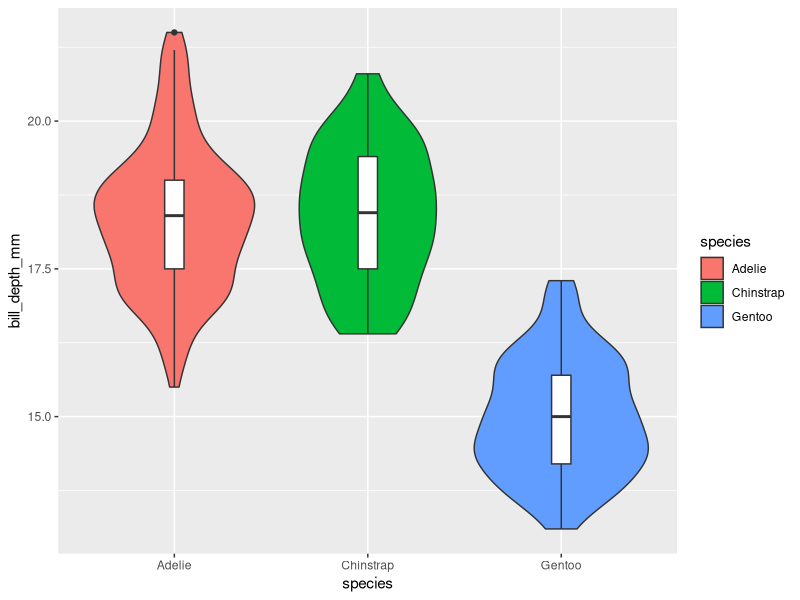
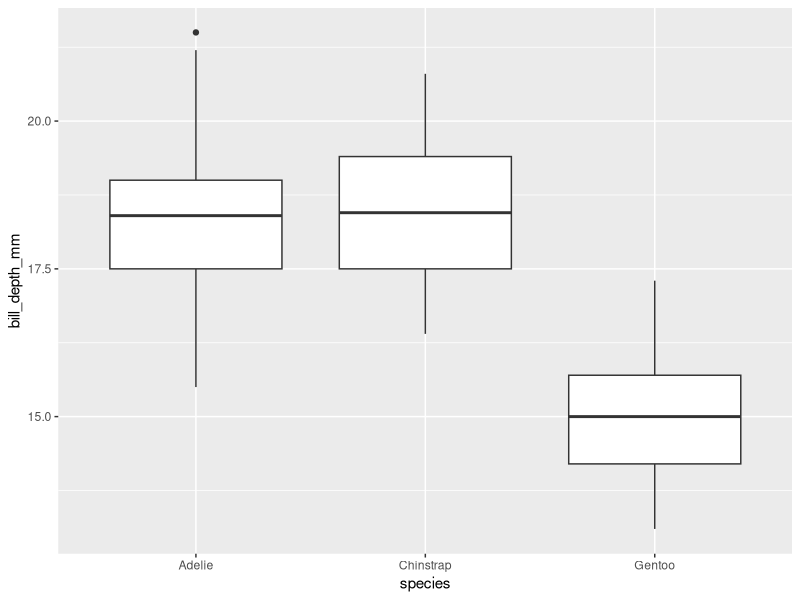
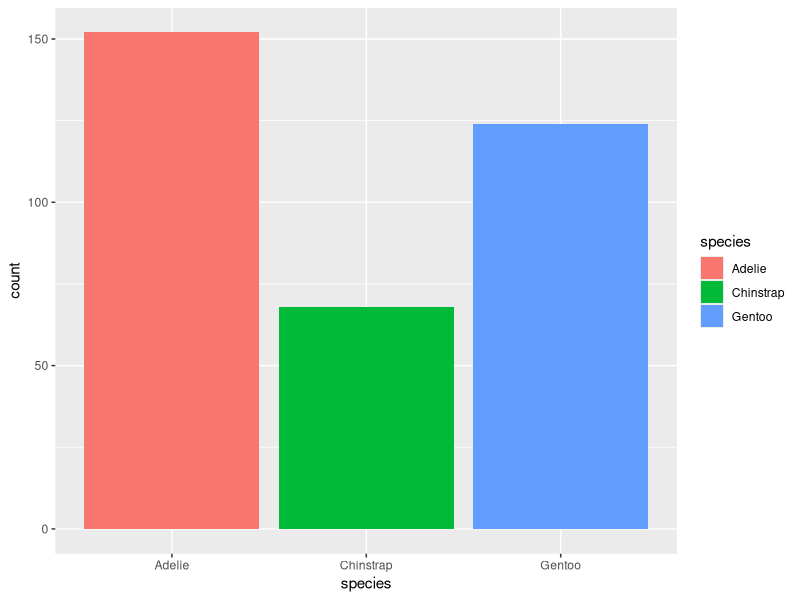
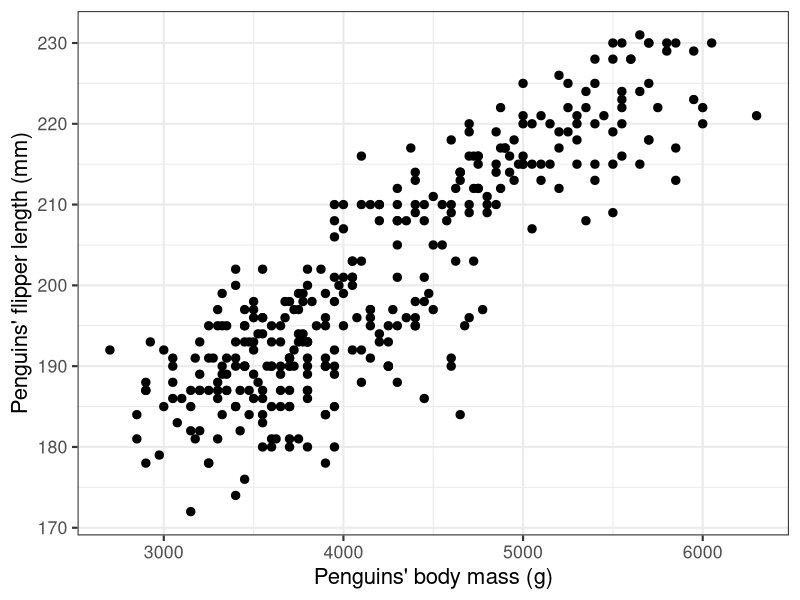
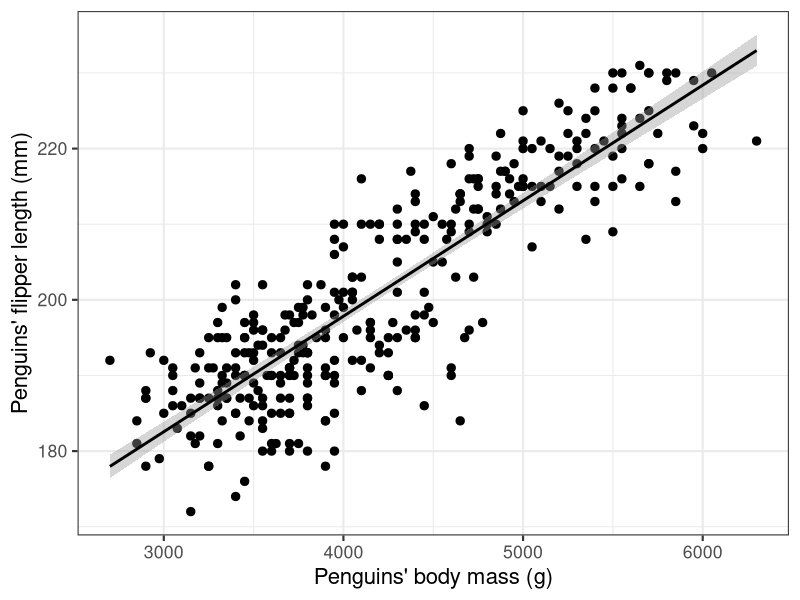
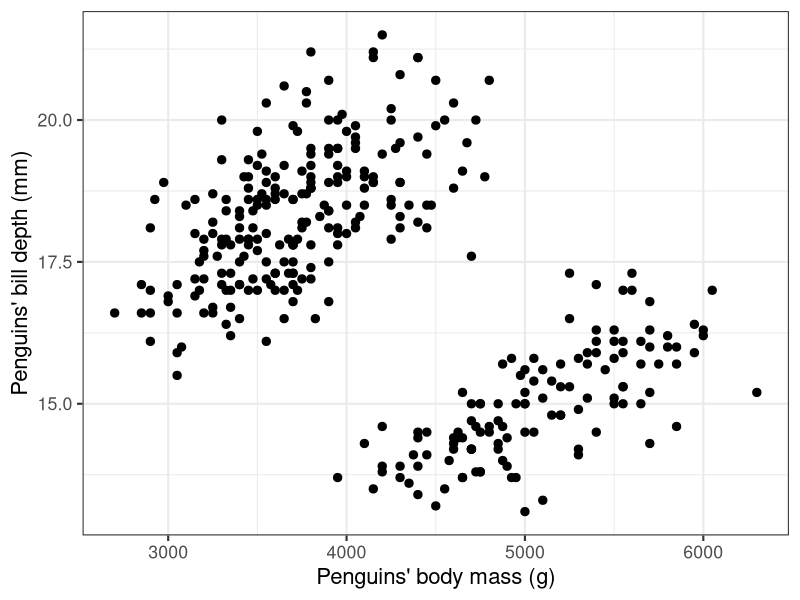
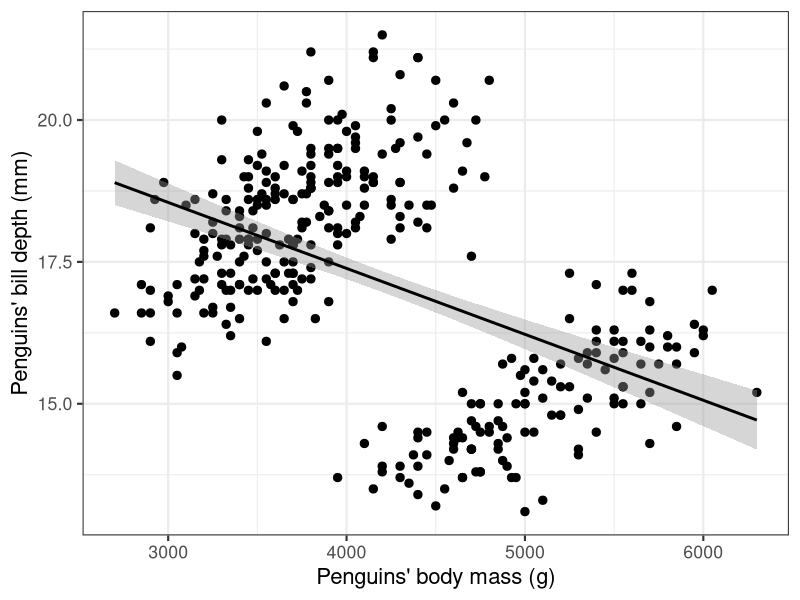

The R script that drew these images, in order: (Note: this script raises an error after producing the figures.)
# Code for basic linear regression examples
# author: Emma Kroell
# data source: Palmer penguins data set https://allisonhorst.github.io/palmerpenguins/

#-------------------------------------------------------------------------------
# SET-UP
# if this is your first time using either package, uncomment and run:
# install.packages("palmerpenguins")
# install.packages("tidyverse")
# libraries
library(palmerpenguins)
library(tidyverse)

#-------------------------------------------------------------------------------
# EXPLORE THE DATA
# check-out data
penguins

# uncomment to save as a csv to use in excel
# write_csv(penguins, file="penguins.csv")

# types of data
#numeric
ggplot(penguins,aes(species,bill_depth_mm)) + geom_violin(aes(fill=species)) +
  geom_boxplot(width=0.1)
ggplot(penguins,aes(species,bill_depth_mm)) +
  geom_boxplot()
ggplot(penguins,aes(species,fill=species)) + geom_bar()


#-------------------------------------------------------------------------------
# LINEAR REGRESSION
# linear example
ggplot(penguins,aes(x=body_mass_g,y=flipper_length_mm)) +
  geom_point(size=2.5) + xlab("Penguins' body mass (g)") +
  ylab("Penguins' flipper length (mm)") + theme_bw(base_size = 16)

my_model <- lm(flipper_length_mm ~ body_mass_g,data=penguins)
summary(my_model)

ggplot(penguins,aes(x=body_mass_g,y=flipper_length_mm))+
  geom_point(size=2.5)+
  geom_smooth(method='lm', formula= y~x,colour="black") +
  xlab("Penguins' body mass (g)") +
  ylab("Penguins' flipper length (mm)") + theme_bw(base_size = 16)

# good example with two groups
penguins %>% ggplot(aes(x=body_mass_g,y=bill_depth_mm))+
  geom_point(size=2.5) +
  xlab("Penguins' body mass (g)") +
  ylab("Penguins' bill depth (mm)") + theme_bw(base_size = 16)

penguins %>% ggplot(aes(x=body_mass_g,y=bill_depth_mm))+
  geom_point(size=2.5) + geom_smooth(method='lm', formula= y~x,colour="black")+
  xlab("Penguins' body mass (g)") +
  ylab("Penguins' bill depth (mm)") + theme_bw(base_size = 16)
#Uh oh!

my_bad_model <- lm(bill_depth_mm ~ body_mass_g,data=penguins_mod)
summary(my_bad_model)

penguins_mod <- penguins %>% 
  mutate(Gentoo = as.factor(ifelse(species == "Gentoo","yes","no")))
my_model2 <- lm(bill_depth_mm ~ body_mass_g + Gentoo,data=penguins_mod)
summary(my_model2)
penguins_mod %>% drop_na() %>%
  ggplot(aes(x=body_mass_g,y=bill_depth_mm,colour=Gentoo))+
  geom_point(size=2) + geom_smooth(method='lm', formula= y~x) +
  xlab("Penguins' body mass (g)") +
  ylab("Penguins' bill depth (mm)") + theme_bw(base_size = 16)


# more covariates
penguins %>% drop_na() %>%
  ggplot(aes(x=body_mass_g,y=flipper_length_mm,colour=species,shape=sex)) +
  geom_point() + xlab("Penguins' body mass (g)") +
  ylab("Penguins' flipper length (mm)") + theme_bw(base_size = 16)
my_model2 <- lm(flipper_length_mm ~ body_mass_g + sex + species,data=penguins)
summary(my_model2)



